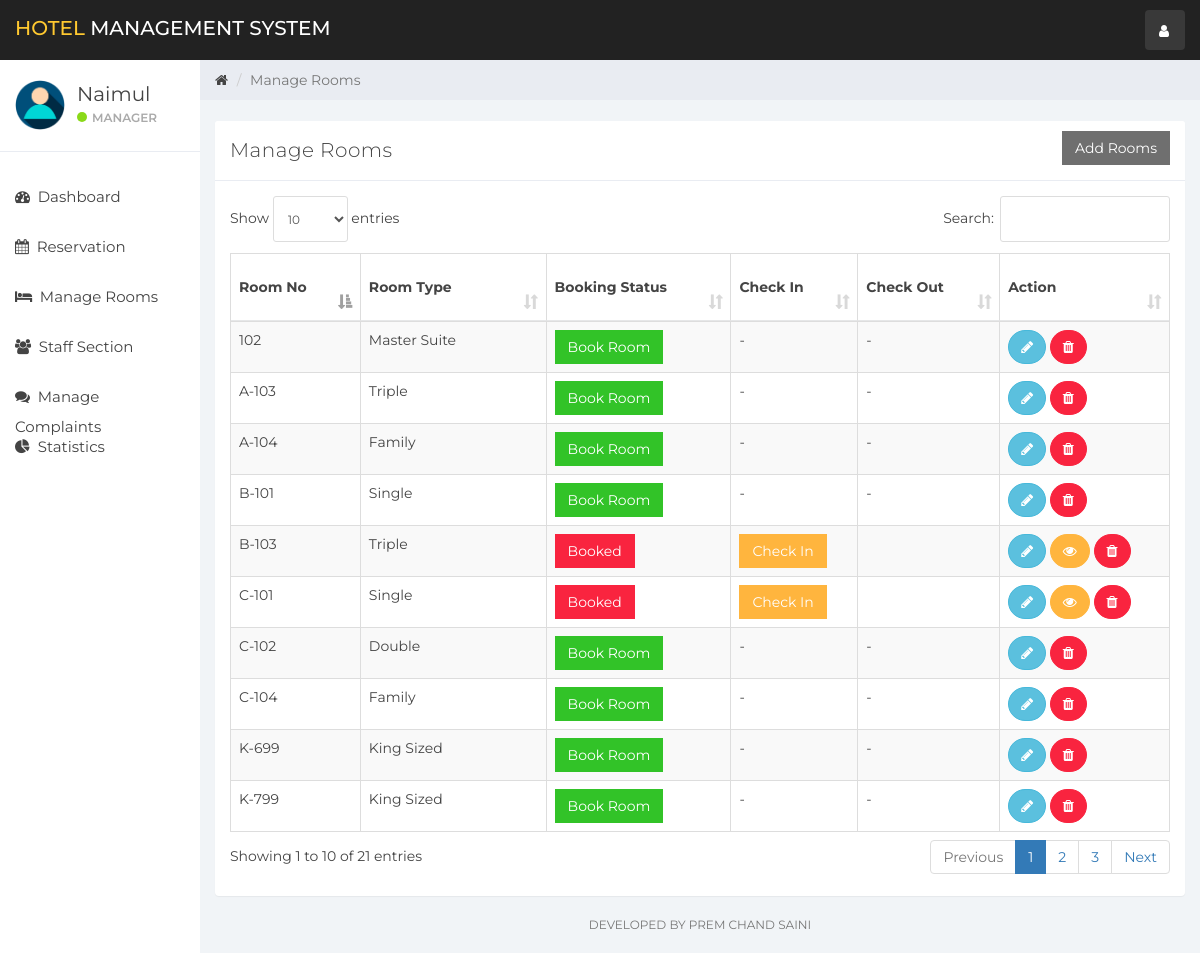
Page / (signed in) on the committed database.
### tables this page shows
CREATE TABLE `user` (
  `id` int(11) NOT NULL,
  `name` varchar(100) NOT NULL,
  `username` varchar(15) NOT NULL,
  `email` varchar(100) NOT NULL,
  `password` varchar(100) NOT NULL,
  `created_at` timestamp NOT NULL DEFAULT current_timestamp()
);

CREATE TABLE `room` (
  `room_id` int(10) NOT NULL,
  `room_type_id` int(10) NOT NULL,
  `room_no` varchar(10) NOT NULL,
  `status` tinyint(1) DEFAULT NULL,
  `check_in_status` tinyint(1) NOT NULL,
  `check_out_status` tinyint(1) NOT NULL,
  `deleteStatus` tinyint(1) DEFAULT 0
);

CREATE TABLE `room_type` (
  `room_type_id` int(10) NOT NULL,
  `room_type` varchar(100) NOT NULL,
  `price` int(10) NOT NULL,
  `max_person` int(10) NOT NULL
);

### room_mang.php (the view, shortened to what this page needs)
<div class="col-sm-9 col-sm-offset-3 col-lg-10 col-lg-offset-2 main">
    <div class="row">
        <ol class="breadcrumb">
            <li><a href="#">
                    <em class="fa fa-home"></em>
                </a></li>
            <li class="active">Manage Rooms</li>
        </ol>
    </div>
    <br>
    <div class="row">
        <div class="col-lg-12">
        </div>
    </div>
    <div class="row">
        <div class="col-lg-12">
            <div class="panel panel-default">
                <div class="panel-heading">Manage Rooms
                    <button class="btn btn-secondary pull-right" style="border-radius:0%" data-toggle="modal" data-target="#addRoom">Add Rooms</button>
                </div>
                <div class="panel-body">
                    <table class="table table-striped table-bordered table-responsive" cellspacing="0" width="100%"
                           id="rooms">
                        <thead>
                        <tr>
                            <th>Room No</th>
                            <th>Room Type</th>
                            <th>Booking Status</th>
                            <th>Check In</th>
                            <th>Check Out</th>
                            <th>Action</th>
                        </tr>
                        </thead>
                        <tbody>
                        <?php
                        $room_query = "SELECT * FROM room NATURAL JOIN room_type WHERE deleteStatus = 0";
                        $rooms_result = mysqli_query($connection, $room_query);
                        if (mysqli_num_rows($rooms_result) > 0) {
                            while ($rooms = mysqli_fetch_assoc($rooms_result)) { ?>
                                <tr>
                                    <td><?php echo $rooms['room_no'] ?></td>
                                    <td><?php echo $rooms['room_type'] ?></td>
                                    <td>
                                        <?php
                                        if ($rooms['status'] == 0) {
                                            echo '<a href="index.php?reservation&room_id=' . $rooms['room_id'] . '&room_type_id=' . $rooms['room_type_id'] . '" class="btn btn-success" style="border-radius:0%">Book Room</a>';
                                        } else {
                                            echo '<a href="#" class="btn btn-danger" style="border-radius:0%">Booked</a>';
                                        }
                                        ?>
                                    <td>
                                        <?php
                                        if ($rooms['status'] == 1 && $rooms['check_in_status'] == 0) {
                                            echo '<button class="btn btn-warning" id="checkInRoom"  data-id="' . $rooms['room_id'] . '" data-toggle="modal" style="border-radius:0%" data-target="#checkIn">Check In</button>';
                                        } elseif ($rooms['status'] == 0) {
                                            echo '-';
                                        } else {
                                            echo '<a href="#" class="btn btn-danger" style="border-radius:0%">Checked In</a>';
                                        }
                                        ?>
                                    </td>
                                    <td>
                                        <?php
                                        if ($rooms['status'] == 1 && $rooms['check_in_status'] == 1) {
                                            echo '<button class="btn btn-primary" style="border-radius:0%" id="checkOutRoom" data-id="' . $rooms['room_id'] . '">Check Out</button>';
                                        } elseif ($rooms['status'] == 0) {
                                            echo '-';
                                        }
                                        ?>
                                    </td>
                                    <td>
                                        <button title="Edit Room Information" style="border-radius:60px;" data-toggle="modal"
                                                data-target="#editRoom" data-id="<?php echo $rooms['room_id']; ?>"
                                                id="roomEdit" class="btn btn-info"><i class="fa fa-pencil"></i></button>
                                        <?php
                                        if ($rooms['status'] == 1) {
                                            echo '<button title="Customer Information" data-toggle="modal" data-target="#cutomerDetailsModal" data-id="' . $rooms['room_id'] . '" id="cutomerDetails" class="btn btn-warning" style="border-radius:60px;"><i class="fa fa-eye"></i></button>';
                                        }
                                        ?>
                                        <a href="ajax.php?delete_room=<?php echo $rooms['room_id']; ?>"
                                           class="btn btn-danger" style="border-radius:60px;" onclick="return confirm('Are you Sure?')"><i
                                                    class="fa fa-trash" alt="delete"></i></a>
                                    </td>
                                </tr>
                            <?php }
                        } else {
                            echo "No Rooms";
                        }
                        ?>
                        </tbody>
                    </table>
                </div>
            </div>
        </div>
    </div>
    <div class="row">
        <div class="col-sm-12">
        <p class="back-link">Developed By Prem Chand Saini</p>
        </div>
    </div>
</div>

### header.php (shortened to what this page needs)
<!DOCTYPE html>
<html>
<head>
    <link href="css/bootstrap.min.css" rel="stylesheet">
    <link href="css/font-awesome.min.css" rel="stylesheet">
    <link href="css/datepicker3.css" rel="stylesheet">
    <link href="css/dataTables.bootstrap.min.css" rel="stylesheet">
    <link href="css/styles.css" rel="stylesheet">
</head>
<body>
<nav class="navbar navbar-custom navbar-fixed-top" role="navigation">
    <div class="container-fluid">
        <div class="navbar-header">
            <a class="navbar-brand" href="index.php?dashboard"><span>Hotel </span>Management System</a>
            <ul class="nav navbar-top-links navbar-right">
                <li class="dropdown"><a class="dropdown-toggle count-info" data-toggle="dropdown" href="#">
                        <em class="fa fa-user"></em>
                    </a>
                </li>
            </ul>
        </div>
    </div>
</nav>

### sidebar.php (shortened to what this page needs)
<div id="sidebar-collapse" class="col-sm-3 col-lg-2 sidebar">
    <div class="profile-sidebar">
        <div class="profile-userpic">
            <img src="img/user.png" class="img-responsive" alt="">
        </div>
        <div class="profile-usertitle">
            <div class="profile-usertitle-name"><?php echo $user['name'];?></div>
            <div class="profile-usertitle-status"><span class="indicator label-success"></span>Manager</div>
        </div>
    </div>
    <ul class="nav menu">
    <?php
        if (isset($_GET['dashboard'])){ ?>
            <li class="active">
                <a href="index.php?dashboard"><em class="fa fa-dashboard">&nbsp;</em>
                    Dashboard
                </a>
            </li>
        <?php } else{?>
            <li>
                <a href="index.php?dashboard"><em class="fa fa-dashboard">&nbsp;</em>
                    Dashboard
                </a>
            </li>
        <?php }
        if (isset($_GET['reservation'])){ ?>
            <li class="active">
            <a href="index.php?reservation"><em class="fa fa-calendar">&nbsp;</em>
                    Reservation
                </a>
            </li>
        <?php } else{?>
            <li>
            <a href="index.php?reservation"><em class="fa fa-calendar">&nbsp;</em>
                    Reservation
                </a>
            </li>
        <?php }
        if (isset($_GET['room_mang'])){ ?>
            <li class="active">
                <a href="index.php?room_mang"><em class="fa fa-bed">&nbsp;</em>
                    Manage Rooms
                </a>
            </li>
        <?php } else{?>
            <li>
            <a href="index.php?room_mang"><em class="fa fa-bed">&nbsp;</em>
                    Manage Rooms
                </a>
            </li>
        <?php }
        if (isset($_GET['staff_mang'])){ ?>
            <li class="active">
                <a href="index.php?staff_mang"><em class="fa fa-users">&nbsp;</em>
                    Staff Section
                </a>
            </li>
        <?php } else{?>
            <li>
                <a href="index.php?staff_mang"><em class="fa fa-users">&nbsp;</em>
                    Staff Section
                </a>
            </li>
        <?php }
        if (isset($_GET['complain'])){ ?>
            <li class="active">
                <a href="index.php?complain"><em class="fa fa-comments">&nbsp;</em>
                    Manage Complaints
                </a>
            </li>
        <?php } else{?>
            <li>
                <a href="index.php?complain"><em class="fa fa-comments">&nbsp;</em>
                    Manage Complaints
                </a>
            </li>
        <?php }
        ?>
        <?php
        if (isset($_GET['statistics'])){ ?>
            <li class="active">
                <a href="index.php?statistics"><em class="fa fa-pie-chart">&nbsp;</em>
                    Statistics
                </a>
            </li>
        <?php } else{?>
        <li>
            <a href="index.php?statistics"><em class="fa fa-pie-chart">&nbsp;</em>
                Statistics
            </a>
        </li>
<?php }?>
    </ul>
</div>

### index.php (shortened to what this page needs)
<?php
include_once "db.php";
if (isset($_SESSION['user_id'])){
    $user_id = $_SESSION['user_id'];
    $userQuery = "SELECT * FROM user WHERE id = '$user_id'";
    $result = mysqli_query($connection, $userQuery);
    $user = mysqli_fetch_assoc($result);
}else{
    header('Location:login.php');
}
include_once "header.php";
include_once "sidebar.php";
if (isset($_GET['room_mang'])){
    include_once "room_mang.php";
}
elseif (isset($_GET['dashboard'])){
    include_once "dashboard.php";
}
elseif (isset($_GET['reservation'])){
    include_once "reservation.php";
}
elseif (isset($_GET['staff_mang'])){
    include_once "staff_mang.php";
}
elseif (isset($_GET['add_emp'])){
    include_once "add_emp.php";
}
elseif (isset($_GET['complain'])){
    include_once "complain.php";
}
elseif (isset($_GET['statistics'])){
    include_once "statistics.php";
}
elseif (isset($_GET['emp_history'])){
    include_once "emp_history.php";
}
else{
    include_once "room_mang.php";
}
include_once "footer.php";

### footer.php (shortened to what this page needs)
</body>
</html>

### rows in the picture
user: name "Naimul"
room: room_no "A-103", room_type.room_type "Triple"
room: room_no "A-104", room_type.room_type "Family"
room: room_no "B-101", room_type.room_type "Single"
room: room_no "B-103", room_type.room_type "Triple", status "Booked"
room: room_no "C-101", room_type.room_type "Single", status "Booked"
room: room_no "C-102", room_type.room_type "Double"
room: room_no "C-104", room_type.room_type "Family"
room: room_no "K-699", room_type.room_type "King Sized"
room: room_no "K-799", room_type.room_type "King Sized"
room: room_no "102", room_type.room_type "Master Suite"
